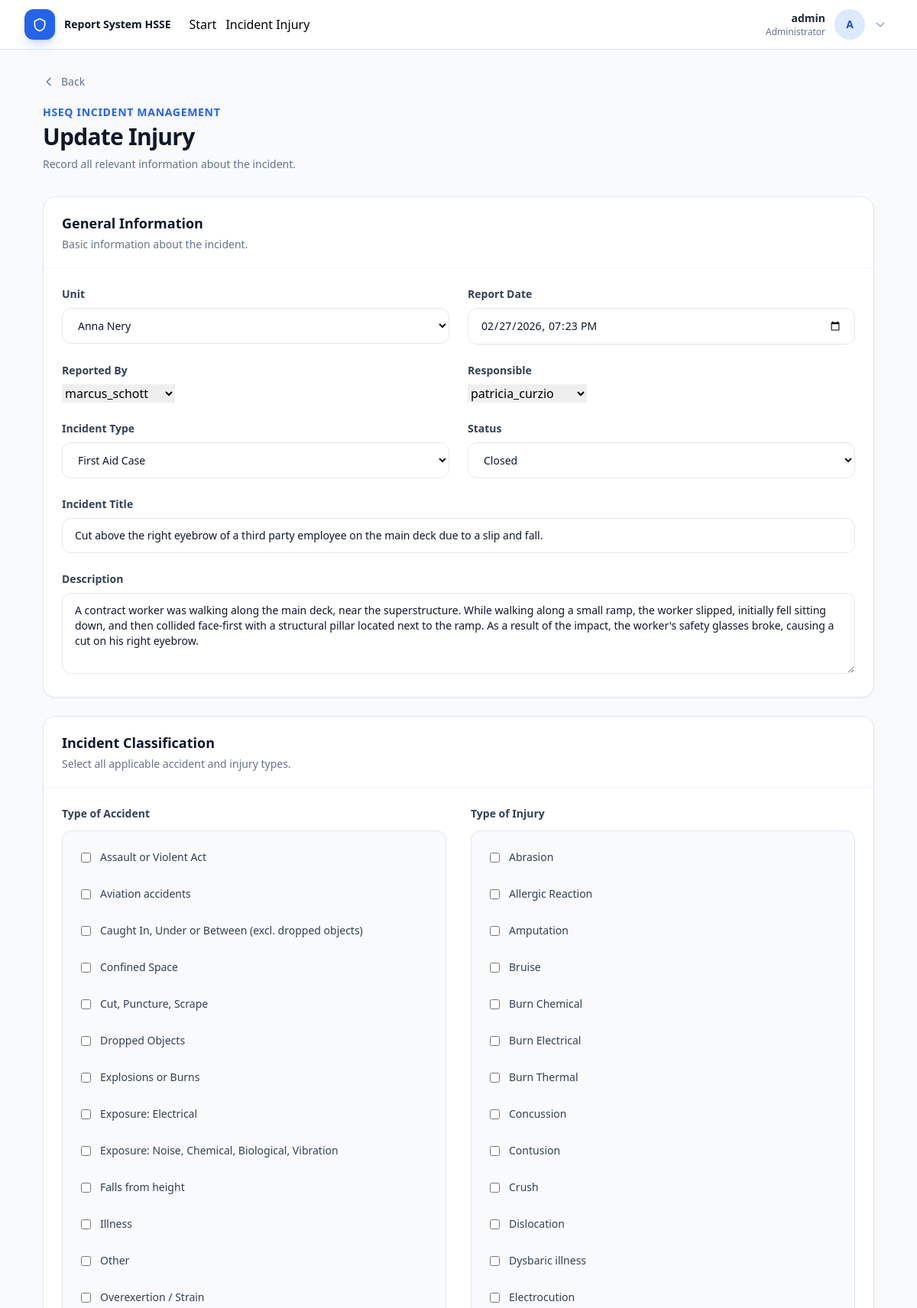
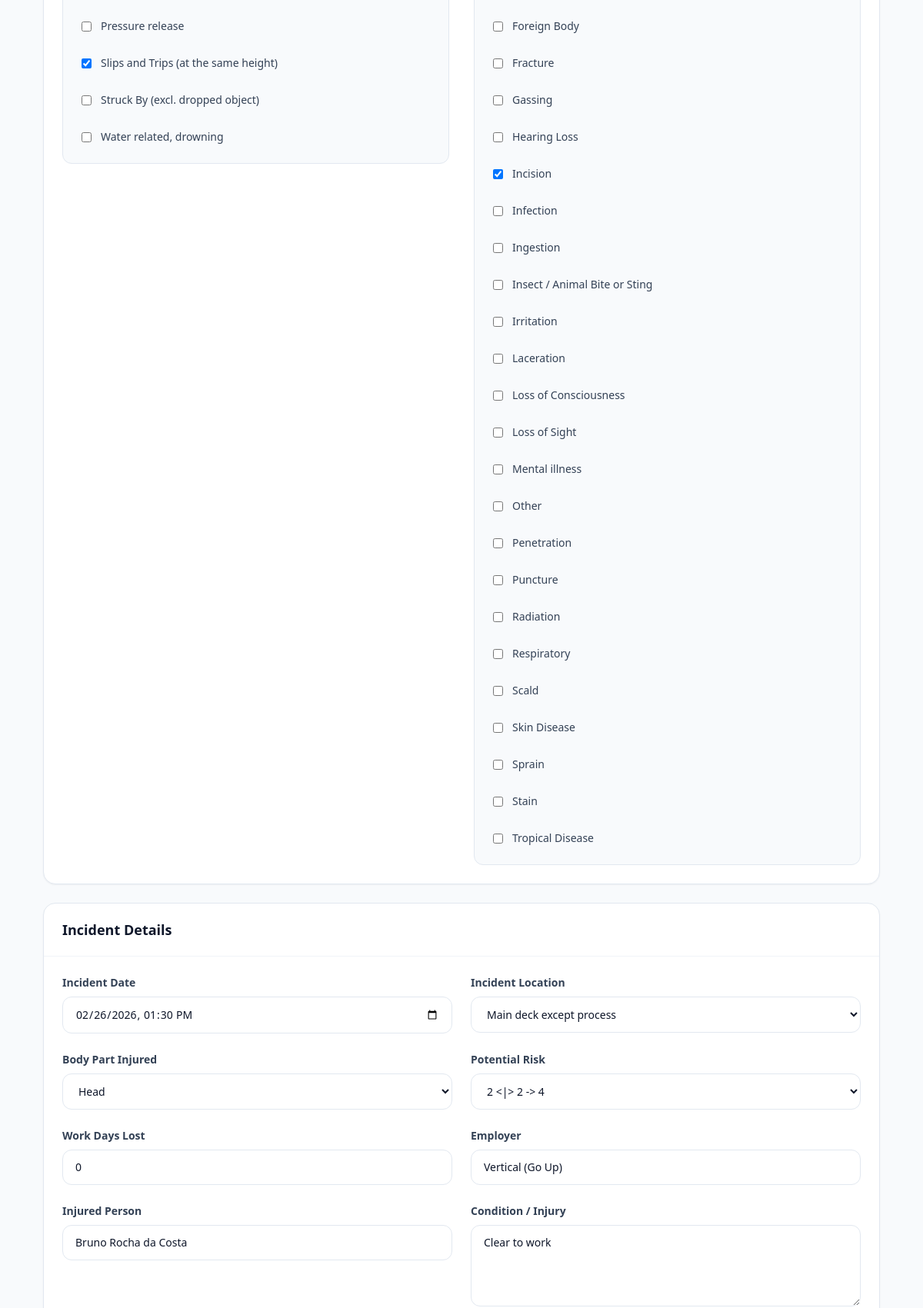
The app's page /injuries/1/update/ (signed in, upper part) with its own data (2 pictures, top to bottom).
### incident/models.py (models this page shows, shortened)
class Injury(models.Model):
    unit = models.CharField(
        max_length=3,
        choices=UNIT_CHOICES,
    )
    date_report = models.DateTimeField(
        default=timezone.now,
    )
    reported_by = models.ForeignKey(
        User,
        on_delete=models.SET_NULL,
        null=True,
        blank=True,
        related_name="reported_injuries",
    )
    type_incident = models.CharField(
        max_length=3,
        choices=TYPE_CHOICES,
    )
    status = models.CharField(
        max_length=3,
        choices=STATUS_CHOICES,
        default="OPE",
    )
    cod_sys = models.CharField(
        max_length=20,
        unique=True,
        editable=False,
        blank=True,
    )
    title = models.CharField(
        max_length=200,
    )
    description = models.TextField(
        blank=True,
    )
    date_incident = models.DateTimeField()
    responsible = models.ForeignKey(
        User,
        on_delete=models.SET_NULL,
        null=True,
        blank=True,
        related_name="responsible_injuries",
    )
    underlying_causes = models.TextField(
        blank=True,
    )
    location_incident = models.CharField(
        max_length=3,
        choices=LOCATION_CHOICES,
    )
    work_days_lost = models.PositiveIntegerField(
        default=0,
    )
    bodypart_injured = models.CharField(
        max_length=3,
        choices=BODYPART_CHOICES,
    )
    employer = models.CharField(
        max_length=50,
    )
    injured_person_name = models.CharField(
        max_length=80,
        blank=True,
    )
    condition_injured = models.TextField(
        blank=True,
    )
    risk_potencial = models.CharField(
        max_length=3,
        choices=RISK_CHOICES,
    )
    created_at = models.DateTimeField(
        auto_now_add=True,
    )
    updated_at = models.DateTimeField(
        auto_now=True,
    )
    class Meta:
        ordering = ["-date_incident"]
        verbose_name = "Injury"
        verbose_name_plural = "Injuries"

### incident/views.py (the view, shortened to what this page needs)
@login_required
def injury_update(request, injury_id):
    injury = get_object_or_404(
        Injury,
        pk=injury_id,
    )
    if request.method == "POST":
        form = InjuryForm(
            request.POST,
            instance=injury,
        )
        if form.is_valid():
            with transaction.atomic():
                injury = form.save()
                TypeAccident.objects.filter(
                    injury=injury
                ).delete()
                accident_types = form.cleaned_data.get(
                    "type_accident",
                    [],
                )
                for accident_name in accident_types:
                    TypeAccident.objects.create(
                        injury=injury,
                        name=accident_name,
                    )
                TypeInjury.objects.filter(
                    injury=injury
                ).delete()
                injury_types = form.cleaned_data.get(
                    "type_injury",
                    [],
                )
                for injury_name in injury_types:
                    TypeInjury.objects.create(
                        injury=injury,
                        name=injury_name,
                    )
            messages.success(
                request,
                "Injury updated successfully.",
            )
            return redirect(
                "injury_detail",
                injury_id=injury.pk,
            )
    else:
        form = InjuryForm(
            instance=injury,
        )
    context = {
        "form": form,
        "injury": injury,
        "title": "Update Injury",
        "button_text": "Update Injury",
    }
    return render(
        request,
        "injury/injury_form.html",
        context,
    )

### incident/templates/injury/injury_form.html (shortened to what this page needs)
{% extends "master.html" %}
{% block content %}
<div class="min-h-screen bg-slate-50">
    <main class="mx-auto max-w-6xl px-4 py-8 sm:px-6 lg:px-8">
        <div class="mb-8">
            <a
                href="{% if injury %}{% url 'injury_detail' injury.id %}{% else %}{% url 'injury_list' %}{% endif %}"
                class="inline-flex items-center gap-2 text-sm font-medium text-slate-500 transition hover:text-blue-600"
            >
                <svg
                    class="h-4 w-4"
                    fill="none"
                    stroke="currentColor"
                    viewBox="0 0 24 24"
                >
                    <path
                        stroke-linecap="round"
                        stroke-linejoin="round"
                        stroke-width="2"
                        d="M15 19l-7-7 7-7"
                    />
                </svg>
                Back
            </a>
            <div class="mt-4">
                <p class="text-sm font-semibold uppercase tracking-wider text-blue-600">
                    HSEQ Incident Management
                </p>
                <h1 class="mt-1 text-3xl font-bold tracking-tight text-slate-900">
                    {{ title }}
                </h1>
                <p class="mt-2 text-sm text-slate-500">
                    Record all relevant information about the incident.
                </p>
            </div>
        </div>
        <form method="POST">
            <section class="mb-6 overflow-hidden rounded-2xl border border-slate-200 bg-white shadow-sm">
                <div class="border-b border-slate-100 px-6 py-5">
                    <h2 class="text-lg font-bold text-slate-900">
                        General Information
                    </h2>
                    <p class="mt-1 text-sm text-slate-500">
                        Basic information about the incident.
                    </p>
                </div>
                <div class="grid grid-cols-1 gap-6 p-6 md:grid-cols-2">
                    <div>
                        <label class="mb-2 block text-sm font-semibold text-slate-700">
                            Unit
                        </label>
                        {{ form.unit }}
                    </div>
                    <div>
                        <label class="mb-2 block text-sm font-semibold text-slate-700">
                            Report Date
                        </label>
                        {{ form.date_report }}
                    </div>
                    <div>
                        <label class="mb-2 block text-sm font-semibold text-slate-700">
                            Reported By
                        </label>
                        {{ form.reported_by }}
                    </div>
                    <div>
                        <label class="mb-2 block text-sm font-semibold text-slate-700">
                            Responsible
                        </label>
                        {{ form.responsible }}
                    </div>
                    <div>
                        <label class="mb-2 block text-sm font-semibold text-slate-700">
                            Incident Type
                        </label>
                        {{ form.type_incident }}
                    </div>
                    <div>
                        <label class="mb-2 block text-sm font-semibold text-slate-700">
                            Status
                        </label>
                        {{ form.status }}
                    </div>
                    <div class="md:col-span-2">
                        <label class="mb-2 block text-sm font-semibold text-slate-700">
                            Incident Title
                        </label>
                        {{ form.title }}
                    </div>
                    <div class="md:col-span-2">
                        <label class="mb-2 block text-sm font-semibold text-slate-700">
                            Description
                        </label>
                        {{ form.description }}
                    </div>
                </div>
            </section>
            <section class="mb-6 overflow-hidden rounded-2xl border border-slate-200 bg-white shadow-sm">
                <div class="border-b border-slate-100 px-6 py-5">
                    <h2 class="text-lg font-bold text-slate-900">
                        Incident Classification
                    </h2>
                    <p class="mt-1 text-sm text-slate-500">
                        Select all applicable accident and injury types.
                    </p>
                </div>
                <div class="grid grid-cols-1 gap-8 p-6 md:grid-cols-2">
                    <div>
                        <label class="mb-3 block text-sm font-semibold text-slate-700">
                            Type of Accident
                        </label>
                        <div class="rounded-xl border border-slate-200 bg-slate-50 p-4">
                            <div class="space-y-3">
                                {% for checkbox in form.type_accident %}
                                    <label class="flex cursor-pointer items-center gap-3 rounded-lg p-2 transition hover:bg-white">
                                        {{ checkbox.tag }}
                                        <span class="text-sm text-slate-700">
                                            {{ checkbox.choice_label }}
                                        </span>
                                    </label>
                                {% endfor %}
                            </div>
                        </div>
                    </div>
                    <div>
                        <label class="mb-3 block text-sm font-semibold text-slate-700">
                            Type of Injury
                        </label>
                        <div class="rounded-xl border border-slate-200 bg-slate-50 p-4">
                            <div class="space-y-3">
                                {% for checkbox in form.type_injury %}
                                    <label class="flex cursor-pointer items-center gap-3 rounded-lg p-2 transition hover:bg-white">
                                        {{ checkbox.tag }}
                                        <span class="text-sm text-slate-700">
                                            {{ checkbox.choice_label }}
                                        </span>
                                    </label>
                                {% endfor %}
                            </div>
                        </div>
                    </div>
                </div>
            </section>
            <section class="mb-6 overflow-hidden rounded-2xl border border-slate-200 bg-white shadow-sm">
                <div class="border-b border-slate-100 px-6 py-5">
                    <h2 class="text-lg font-bold text-slate-900">
                        Incident Details
                    </h2>
                </div>
                <div class="grid grid-cols-1 gap-6 p-6 md:grid-cols-2">
                    <div>
                        <label class="mb-2 block text-sm font-semibold text-slate-700">
                            Incident Date
                        </label>
                        {{ form.date_incident }}
                    </div>
                    <div>
                        <label class="mb-2 block text-sm font-semibold text-slate-700">
                            Incident Location
                        </label>
                        {{ form.location_incident }}
                    </div>
                    <div>
                        <label class="mb-2 block text-sm font-semibold text-slate-700">
                            Body Part Injured
                        </label>
                        {{ form.bodypart_injured }}
                    </div>
                    <div>
                        <label class="mb-2 block text-sm font-semibold text-slate-700">
                            Potential Risk
                        </label>
                        {{ form.risk_potencial }}
                    </div>
                    <div>
                        <label class="mb-2 block text-sm font-semibold text-slate-700">
                            Work Days Lost
                        </label>
                        {{ form.work_days_lost }}
                    </div>
                    <div>
                        <label class="mb-2 block text-sm font-semibold text-slate-700">
                            Employer
                        </label>
                        {{ form.employer }}
                    </div>
                    <div>
                        <label class="mb-2 block text-sm font-semibold text-slate-700">
                            Injured Person
                        </label>
                        {{ form.injured_person_name }}
                    </div>
                    <div>
                        <label class="mb-2 block text-sm font-semibold text-slate-700">
                            Condition / Injury
                        </label>
                        {{ form.condition_injured }}
                    </div>
                </div>
            </section>
        </form>
    </main>
</div>
{% endblock %}

### templates/master.html (shortened to what this page needs)
{% load static %}
<!DOCTYPE html>
<html lang="en-US">
<head>
    <script src="https://cdn.tailwindcss.com"></script>
</head>
<body>
    <header class="border-b border-slate-200 bg-white">
        <div class="mx-auto flex h-16 max-w-7xl items-center justify-between px-4 sm:px-6 lg:px-8">
            <div class="flex items-center gap-3">
                <div class="flex h-10 w-10 items-center justify-center rounded-xl bg-blue-600 shadow-lg shadow-blue-600/20">
                        <svg
                            class="h-5 w-5 text-white"
                            fill="none"
                            stroke="currentColor"
                            viewBox="0 0 24 24"
                        >
                            <path
                                stroke-linecap="round"
                                stroke-linejoin="round"
                                stroke-width="2"
                                d="M12 3L4 7v5c0 5.25 3.4 8.85 8 10 4.6-1.15 8-4.75 8-10V7l-8-4z"
                            />
                        </svg>
                </div>
                <div>
                    <h1 class="text-sm font-bold text-slate-900">
                        Report System HSSE
                    </h1>
                </div>
                <div>
                    <a href="{% url 'start' %}">Start</a>
                </div>
                <div>
                    <a href="{% url 'injury_list' %}">Incident Injury</a>
                </div>
            </div>
        <div class="relative" id="user-menu">
            <button
                type="button"
                id="user-menu-button"
                class="flex items-center gap-3 rounded-xl px-2 py-1.5 transition hover:bg-slate-50 focus:outline-none focus:ring-4 focus:ring-blue-500/10"
                aria-expanded="false"
                aria-haspopup="true"
            >
                <div class="hidden text-right sm:block">
                    <p class="max-w-[180px] truncate text-sm font-semibold text-slate-800">
                        {{ request.user.get_full_name|default:request.user.username }}
                    </p>
                    <p class="text-xs text-slate-500">
                        {% if request.user.is_superuser %}
                            Administrator
                        {% else %}
                            User
                        {% endif %}
                    </p>
                </div>
                <div
                    class="flex h-10 w-10 shrink-0 items-center justify-center rounded-full bg-blue-100 text-sm font-bold uppercase text-blue-700"
                >
                    {% if request.user.first_name %}
                        {{ request.user.first_name|first|upper }}
                    {% else %}
                        {{ request.user.username|first|upper }}
                    {% endif %}
                </div>
                <svg
                    id="user-menu-arrow"
                    class="hidden h-4 w-4 text-slate-400 transition-transform duration-200 sm:block"
                    fill="none"
                    stroke="currentColor"
                    viewBox="0 0 24 24"
                >
                    <path
                        stroke-linecap="round"
                        stroke-linejoin="round"
                        stroke-width="2"
                        d="M19 9l-7 7-7-7"
                    />
                </svg>
            </button>
        </div>
        </div>
    </header>
    {% block content %}
    {% endblock %}
</body>
</html>

### records on screen
Injury: unit "Anna Nery", date_report "02/27/2026 19:23", reported_by "marcus_schott", responsible "patricia_curzio", type_incident "First Aid Case", status "Closed", title "Cut above the right eyebrow of a third party employee on the main deck due to a slip and fall.", description "A contract worker was walking along the main deck, near the superstructure. While walking along a small ramp, the worker slipped, initially fell sitting down, and then collided face-first with a structural pillar located next to the ramp. As a result of the impact, the worker's safety glasses broke, causing a cut on his right eyebrow.", date_incident "02/26/2026 13:30", location_incident "Main deck except process", bodypart_injured "Head", risk_potencial "2 <|> 2 -> 4", work_days_lost "0", employer "Vertical (Go Up)", injured_person_name "Bruno Rocha da Costa", condition_injured "Clear to work"

### other values on screen
{{ request.user.get_full_name|default:request.user.username }} "admin"
{{ request.user.username|first|upper }} "A"
{{ title }} "Update Injury"
{{ checkbox.choice_label }} "Assault or Violent Act" "Aviation accidents" "Caught In, Under or Between (excl. dropped objects)" "Confined Space" "Cut, Puncture, Scrape" "Dropped Objects" "Explosions or Burns" "Exposure: Electrical" "Exposure: Noise, Chemical, Biological, Vibration" "Falls from height" "Illness" "Other" "Overexertion / Strain" "Pressure release" "Slips and Trips (at the same height)" "Struck By (excl. dropped object)" "Water related, drowning"
{{ checkbox.choice_label }} "Abrasion" "Allergic Reaction" "Amputation" "Bruise" "Burn Chemical" "Burn Electrical" "Burn Thermal" "Concussion" "Contusion" "Crush" "Dislocation" "Dysbaric illness" "Electrocution" "Foreign Body" "Fracture" "Gassing" "Hearing Loss" "Incision" "Infection" "Ingestion" "Insect / Animal Bite or Sting" "Irritation" "Laceration" "Loss of Consciousness" "Loss of Sight" "Mental illness" "Other" "Penetration" "Puncture" "Radiation" "Respiratory" "Scald" "Skin Disease" "Sprain" "Stain" "Tropical Disease"
